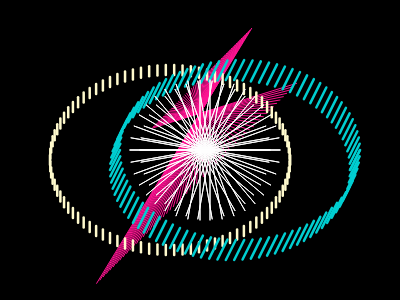
Frame 1 (no input)
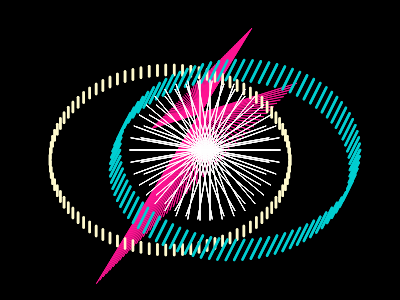
Frame 2 (the mouse pressed at the canvas centre, redrawn once)

The p5.js sketch that drew these frames (run headless with seeded random() and noise() and a simulated clock; the mouse was pressed at the canvas centre and the sketch redrawn once):

// p5.js sketch
// ── sketch.js
var idx1;
var idx2;
var idy1;
var idy2;
var iNumLines=60;

var ox;
var oy;
var ox2;
var oy2;



function setup() {
    createCanvas(400, 300);
    background(0);
    idx1=100/iNumLines;
    idx2=200/iNumLines;
    idy1=100/iNumLines;
    idy2=200/iNumLines;


    r=70;
    r2=0.3;

    ox=width/2;
    oy=height/2;
    ox2=width;
    oy2=height;

}

function draw() {
    fill(200,0,0)
    
    //lightening
    var ix1=150;
    var ix2=300;
    var iy1=130;
    var iy2=80;
    strokeWeight(1);
    for (var i=0;i<=iNumLines;i+=1){
        stroke(255,20,147); //deep pink
        line(ix1+=idx1,iy1-=idy1,ix2-=idx2,iy2+=idy2);
    }
    noLoop();

    //vertical hole
    //loop over 2pi and the origin circulates.
    for (var t=0;t<=360;t+=4){
        strokeWeight(2.5);
        stroke(255,250,205); //lemon
        line(-30+ox+ox2*r2*Math.cos(radians(t)), 170+oy2*r2*Math.sin(radians(t))-5,
            -30+ox+ox2*r2*Math.cos(radians(t)),150+oy2*r2*Math.sin(radians(t))+5);
    }

    noLoop();
    //horizontal hole
    //loop over 2pi and the origin circulates.
    for (var t=0;t<=360;t+=4){
        stroke(0,206,209); // turquoise
        line(30+ox+5+ox2*r2*Math.cos(radians(t))-5, 170+oy2*r2*Math.sin(radians(t)),
            30+ox+5+ox2*r2*Math.cos(radians(t))+5,150+oy2*r2*Math.sin(radians(t)));
    }

    noLoop();

   
   //middle circle
    strokeWeight(1);
    //loop over 2pi
    for (var theta=0;theta<=360;theta+=10){
        //change origin 10 times
        for (var change=0; change<=10;change+=10){
            stroke(255);
            line(ox+change+r*Math.cos(radians(theta)),oy+r*Math.sin(radians(theta)),
                ox+change-r*Math.cos(radians(theta)),oy-r*Math.sin(radians(theta)));
        }
    }
    noLoop();
    
}
